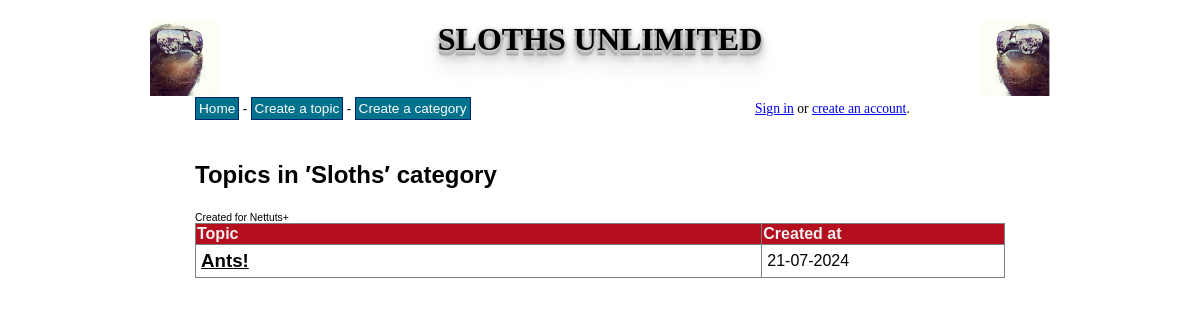
/xssjup/server/resources/web_files/forum/category.php?id=1, run on the app's committed database.
### tables this page shows
CREATE TABLE `categories` (
  `cat_id` int(8) NOT NULL AUTO_INCREMENT,
  `cat_name` varchar(255) NOT NULL,
  `cat_description` varchar(255) NOT NULL,
  PRIMARY KEY (`cat_id`),
  UNIQUE KEY `cat_name_unique` (`cat_name`)
);

CREATE TABLE `topics` (
  `topic_id` int(8) NOT NULL AUTO_INCREMENT,
  `topic_subject` varchar(255) NOT NULL,
  `topic_date` datetime NOT NULL,
  `topic_cat` int(8) NOT NULL,
  `topic_by` int(8) NOT NULL,
  PRIMARY KEY (`topic_id`),
  KEY `topic_cat` (`topic_cat`),
  KEY `topic_by` (`topic_by`),
  CONSTRAINT `topics_ibfk_1` FOREIGN KEY (`topic_cat`) REFERENCES `categories` (`cat_id`) ON DELETE CASCADE ON UPDATE CASCADE,
  CONSTRAINT `topics_ibfk_2` FOREIGN KEY (`topic_by`) REFERENCES `users` (`user_id`) ON UPDATE CASCADE
);

### xssjup/server/resources/web_files/forum/category.php (the view)
<?php
include 'connect.php';
include 'header.php';
$sql = "SELECT
            cat_id,
            cat_name,
            cat_description
        FROM
            categories
        WHERE
            cat_id = " . mysqli_real_escape_string($link, $_GET['id']);
$result = mysqli_query($link, $sql);
if(!$result)
{
    echo 'The category could not be displayed, please try again later.' . mysqli_error($link);
}
else
{
    if(mysqli_num_rows($result) == 0)
    {
        echo 'This category does not exist.';
    }
    else
    {
        while($row = mysqli_fetch_assoc($result))
        {
            echo '<h2>Topics in ′' . $row['cat_name'] . '′ category</h2>';
        }
        $sql = "SELECT
                    topic_id,
                    topic_subject,
                    topic_date,
                    topic_cat
                FROM
                    topics
                WHERE
                    topic_cat = " . mysqli_real_escape_string($link, $_GET['id']) . " ORDER BY topic_date DESC";
        $result = mysqli_query($link, $sql);
        if(!$result)
        {
            echo 'The topics could not be displayed, please try again later.';
        }
        else
        {
            if(mysqli_num_rows($result) == 0)
            {
                echo 'There are no topics in this category yet.';
            }
            else
            {
                echo '<table border="1">
                      <tr>
                        <th>Topic</th>
                        <th>Created at</th>
                      </tr>';
                while($row = mysqli_fetch_assoc($result))
                {
                    echo '<tr>';
                        echo '<td class="leftpart">';
                            echo '<h3><a href="topic.php?id=' . $row['topic_id'] . '">' . $row['topic_subject'] . '</a><h3>';
                        echo '</td>';
                        echo '<td class="rightpart">';
                            echo date('d-m-Y', strtotime($row['topic_date']));
                        echo '</td>';
                    echo '</tr>';
                }
            }
        }
    }
}
include 'footer.php';
?>

### xssjup/server/resources/web_files/forum/style.css (style rules this page uses)
html { height: 100%; }
body { background-color: 0; text-align: center; height: 100%; }
table { border-collapse: collapse; width: 100%; }
table a { color: #000; }
th { background-color: #B40E1F; color: #F0F0F0; }
td { padding: 5px; }
h3 { margin: 0; padding: 0; }
.leftpart { width: 70%; }
.rightpart { width: 30%; }

### data on the page
categories: cat_name "Sloths"
topics: topic_subject "Ants!", topic_date "21-07-2024"
